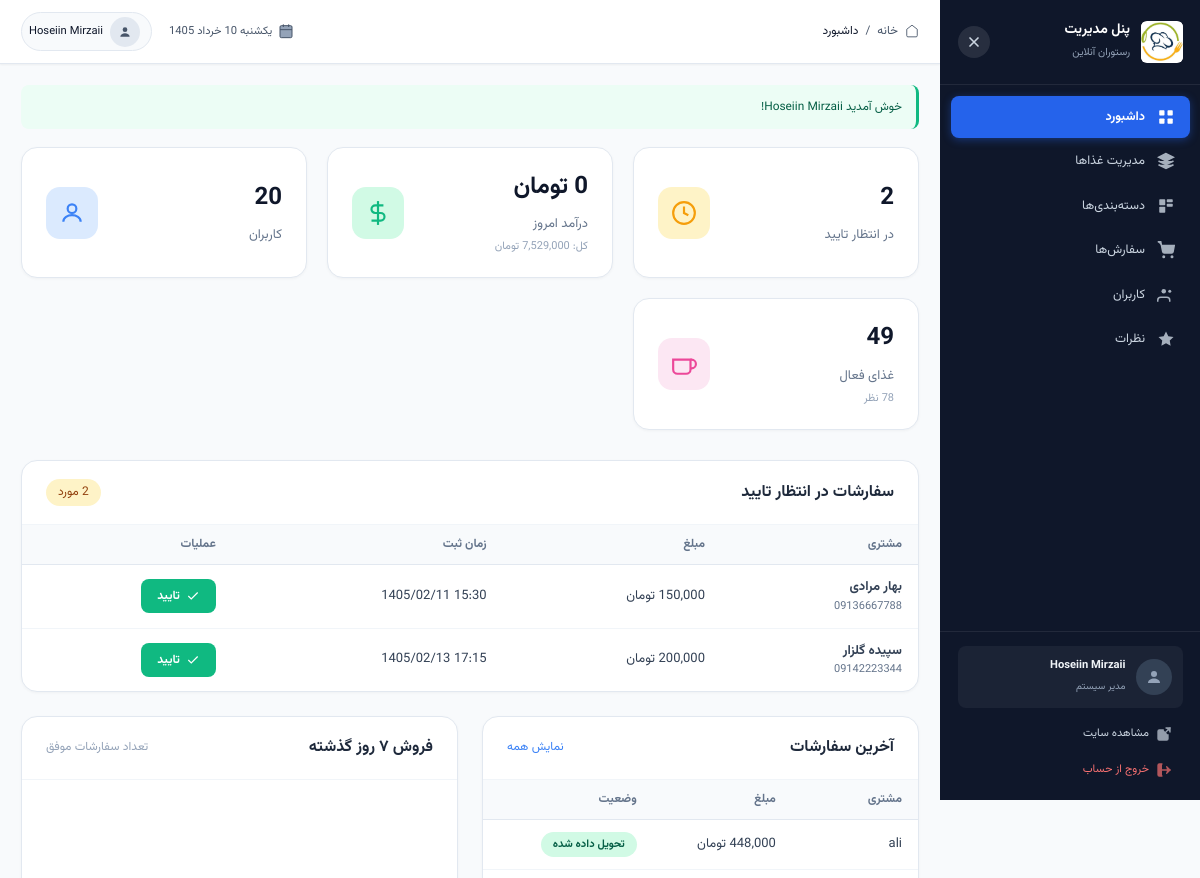
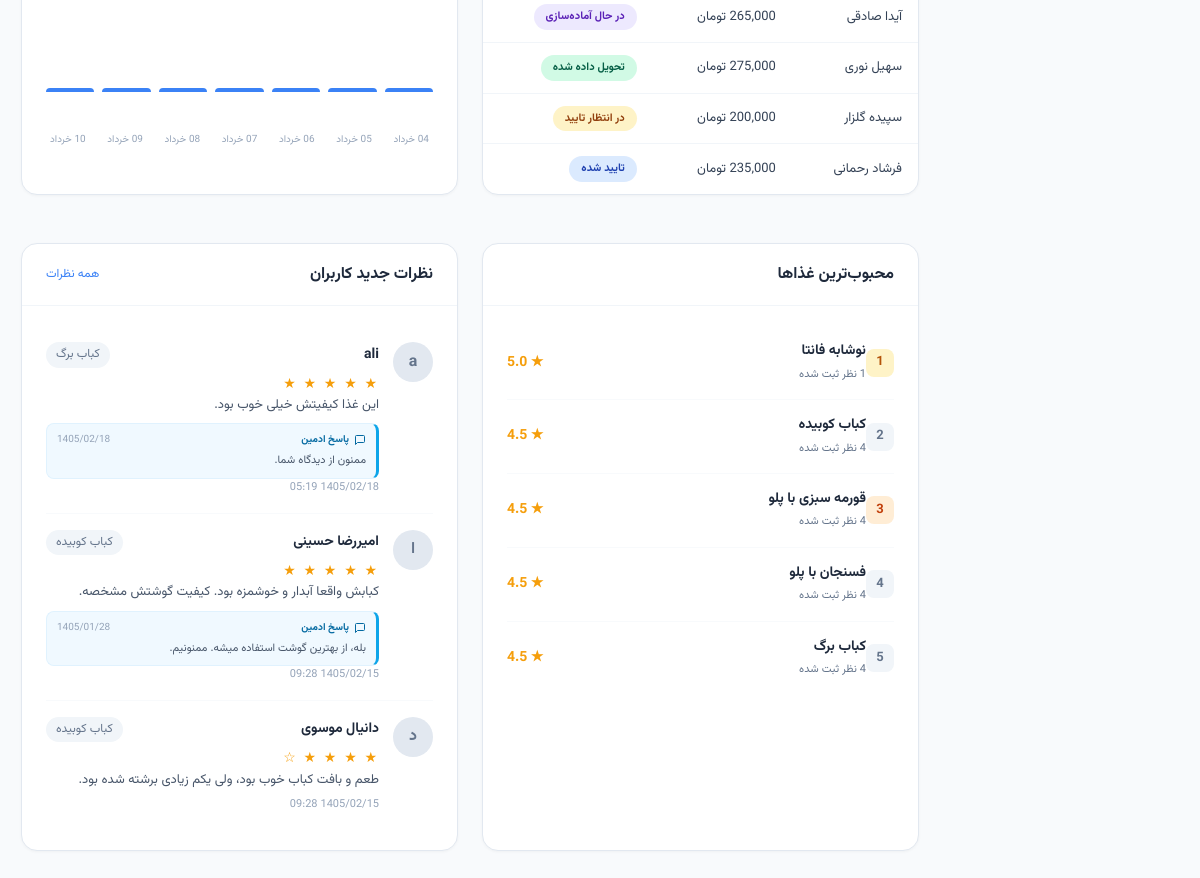
Page /admin/dashboard.php (signed in) on the committed database (2 pictures, top to bottom).
### tables this page shows
CREATE TABLE `orders` (
  `id` int(11) NOT NULL,
  `user_id` int(11) NOT NULL,
  `total_price` decimal(10,2) NOT NULL,
  `status` enum('pending','confirmed','preparing','delivered','cancelled') DEFAULT 'pending',
  `order_date` timestamp NOT NULL DEFAULT current_timestamp()
);

CREATE TABLE `users` (
  `id` int(11) NOT NULL,
  `full_name` varchar(100) NOT NULL,
  `email` varchar(100) NOT NULL,
  `phone` varchar(15) DEFAULT NULL,
  `password` varchar(255) NOT NULL,
  `role` enum('user','admin') DEFAULT 'user',
  `created_at` timestamp NOT NULL DEFAULT current_timestamp()
);

CREATE TABLE `reviews` (
  `id` int(11) NOT NULL,
  `user_id` int(11) NOT NULL,
  `food_id` int(11) NOT NULL,
  `rating` tinyint(4) NOT NULL CHECK (`rating` between 1 and 5),
  `comment` text DEFAULT NULL,
  `admin_reply` text DEFAULT NULL,
  `admin_reply_date` timestamp NULL DEFAULT NULL,
  `replied_by` int(11) DEFAULT NULL,
  `is_approved` tinyint(1) DEFAULT 1,
  `created_at` timestamp NOT NULL DEFAULT current_timestamp()
);

CREATE TABLE `foods` (
  `id` int(11) NOT NULL,
  `category_id` int(11) NOT NULL,
  `name` varchar(100) NOT NULL,
  `description` text DEFAULT NULL,
  `price` decimal(10,2) NOT NULL,
  `image` varchar(255) DEFAULT NULL,
  `is_available` tinyint(1) DEFAULT 1,
  `created_at` timestamp NOT NULL DEFAULT current_timestamp()
);

### admin/dashboard.php (the view, shortened to what the rows shown need)
<?php
require_once '../includes/header_admin.php';
require_once '../includes/functions.php';
$pending_orders_query = "SELECT o.id, o.total_price, o.order_date, u.full_name, u.phone
                        FROM orders o
                        JOIN users u ON o.user_id = u.id
                        WHERE o.status = 'pending'
                        ORDER BY o.order_date ASC LIMIT 5";
$pending_orders_result = mysqli_query($conn, $pending_orders_query);
$recent_orders_query = "SELECT o.id, o.total_price, o.status, o.order_date, u.full_name
                        FROM orders o
                        JOIN users u ON o.user_id = u.id
                        ORDER BY o.order_date DESC LIMIT 5";
$recent_orders_result = mysqli_query($conn, $recent_orders_query);
$latest_reviews_query = "SELECT r.id, r.rating, r.comment, r.created_at, r.admin_reply, r.admin_reply_date,
                        u.full_name, f.name as food_name
                        FROM reviews r
                        JOIN users u ON r.user_id = u.id
                        JOIN foods f ON r.food_id = f.id
                        ORDER BY r.created_at DESC LIMIT 3";
$latest_reviews_result = mysqli_query($conn, $latest_reviews_query);
?>
<link rel="stylesheet" href="../assets/css/admin_dashboard.css">
<div class="card">
    <div class="card-header">
        <h2>سفارشات در انتظار تایید</h2>
    </div>
    <div class="card-body no-padding" style="overflow-x: auto;">
        <?php if (mysqli_num_rows($pending_orders_result) > 0): ?>
            <table class="mini-table">
                <thead>
                    <tr>
                        <th>مشتری</th>
                        <th>مبلغ</th>
                        <th>زمان ثبت</th>
                        <th>عملیات</th>
                    </tr>
                </thead>
                <tbody>
                    <?php while ($order = mysqli_fetch_assoc($pending_orders_result)): ?>
                        <tr>
                            <td>
                                <strong><?php echo htmlspecialchars($order['full_name']); ?></strong>
                                <div style="font-size: 11px; color: #64748b;"><?php echo htmlspecialchars($order['phone']); ?></div>
                            </td>
                            <td><?php echo formatPrice($order['total_price']); ?></td>
                            <td style="white-space: nowrap;"><?php echo toJalali($order['order_date'], 'H:i Y/m/d'); ?></td>
                            <td>
                                <form method="POST" style="display:inline;">
                                    <button type="submit" class="btn-confirm">
                                        <svg viewBox="0 0 24 24" style="fill:none;stroke:currentColor;stroke-width:2;">
                                            <polyline points="20 6 9 17 4 12" />
                                        </svg>
                                        تایید
                                    </button>
                                </form>
                            </td>
                        </tr>
                    <?php endwhile; ?>
                </tbody>
            </table>
        <?php endif; ?>
    </div>
</div>
<div class="double-col">
    <div class="card">
        <div class="card-header">
            <h2>آخرین سفارشات</h2>
        </div>
        <div class="card-body no-padding" style="overflow-x: auto;">
            <table class="mini-table">
                <thead>
                    <tr>
                        <th>مشتری</th>
                        <th>مبلغ</th>
                        <th>وضعیت</th>
                    </tr>
                </thead>
                <tbody>
                    <?php if (mysqli_num_rows($recent_orders_result) > 0): ?>
                        <?php while ($order = mysqli_fetch_assoc($recent_orders_result)):
                            switch ($order['status']) {
                                case 'pending':
                                    $status_badge = 'badge-pending';
                                    $status_text = 'در انتظار تایید';
                                    break;
                                case 'confirmed':
                                    $status_badge = 'badge-confirmed';
                                    $status_text = 'تایید شده';
                                    break;
                                case 'preparing':
                                    $status_badge = 'badge-preparing';
                                    $status_text = 'در حال آماده‌سازی';
                                    break;
                                case 'delivered':
                                    $status_badge = 'badge-delivered';
                                    $status_text = 'تحویل داده شده';
                                    break;
                            }
                        ?>
                            <tr>
                                <td><?php echo htmlspecialchars($order['full_name']); ?></td>
                                <td><?php echo formatPrice($order['total_price']); ?></td>
                                <td><span class="badge <?php echo $status_badge; ?>"><?php echo $status_text; ?></span></td>
                            </tr>
                        <?php endwhile; ?>
                    <?php else: ?>
                        <tr>
                            <td colspan="3" style="text-align: center; padding: 30px;">سفارشی یافت نشد.</td>
                        </tr>
                    <?php endif; ?>
                </tbody>
            </table>
        </div>
    </div>
    <div class="card">
        <div class="card-header">
            <h2>فروش ۷ روز گذشته</h2>
        </div>
    </div>
</div>
<div class="double-col">
    <div class="card">
        <div class="card-header">
            <h2>محبوب‌ترین غذاها</h2>
        </div>
    </div>
    <div class="card">
        <div class="card-header">
            <h2>نظرات جدید کاربران</h2>
        </div>
        <div class="card-body">
            <?php if (mysqli_num_rows($latest_reviews_result) > 0): ?>
                <?php while ($review = mysqli_fetch_assoc($latest_reviews_result)): ?>
                    <div class="review-item">
                        <div class="review-avatar"><?php echo mb_substr($review['full_name'], 0, 1, 'UTF-8'); ?></div>
                        <div class="review-content">
                            <div class="review-header">
                                <span class="review-author"><?php echo htmlspecialchars($review['full_name']); ?></span>
                                <span class="review-food"><?php echo htmlspecialchars($review['food_name']); ?></span>
                            </div>
                            <div class="stars">
                                <?php for ($i = 1; $i <= 5; $i++): ?>
                                    <?php echo $i <= $review['rating'] ? '★' : '☆'; ?>
                                <?php endfor; ?>
                            </div>
                            <?php if (!empty($review['comment'])): ?>
                                <div class="review-text">
                                    <?php echo htmlspecialchars(mb_strlen($review['comment'], 'UTF-8') > 100 ? mb_substr($review['comment'], 0, 100, 'UTF-8') . '...' : $review['comment']); ?>
                                </div>
                            <?php endif; ?>
                            <?php if (!empty($review['admin_reply'])): ?>
                                <div class="admin-reply-mini">
                                    <div class="admin-reply-mini__header">
                                        <svg viewBox="0 0 24 24" xmlns="http://www.w3.org/2000/svg" style="fill:none;stroke:currentColor;stroke-width:2;width:12px;height:12px;">
                                            <path d="M21 15a2 2 0 01-2 2H7l-4 4V5a2 2 0 012-2h14a2 2 0 012 2z" />
                                        </svg>
                                        پاسخ ادمین
                                        <span class="admin-reply-mini__date"><?php echo toJalali($review['admin_reply_date'], 'Y/m/d'); ?></span>
                                    </div>
                                    <p class="admin-reply-mini__text">
                                        <?php echo htmlspecialchars(mb_strlen($review['admin_reply'], 'UTF-8') > 80 ? mb_substr($review['admin_reply'], 0, 80, 'UTF-8') . '...' : $review['admin_reply']); ?>
                                    </p>
                                </div>
                            <?php endif; ?>
                            <div class="review-date"><?php echo toJalali($review['created_at'], 'Y/m/d H:i'); ?></div>
                        </div>
                    </div>
                <?php endwhile; ?>
            <?php else: ?>
                <p style="text-align: center; color: #64748b; padding: 20px;">هنوز نظری ثبت نشده است.</p>
            <?php endif; ?>
        </div>
    </div>
</div>
<?php require_once '../includes/footer_admin.php'; ?>

### rows in the picture
orders: user.full_name "بهار مرادی", user.phone "09136667788", total_price "150,000 تومان", order_date "15:30 1405/02/11"
orders: user.full_name "سپیده گلزار", user.phone "09142223344", total_price "200,000 تومان", order_date "17:15 1405/02/13", status "در انتظار تایید"
orders: user.full_name "ali", total_price "448,000 تومان", status "تحویل داده شده"
orders: user.full_name "آیدا صادقی", total_price "265,000 تومان", status "در حال آماده‌سازی"
orders: user.full_name "سهیل نوری", total_price "275,000 تومان", status "تحویل داده شده"
orders: user.full_name "فرشاد رحمانی", total_price "235,000 تومان", status "تایید شده"
reviews: user.full_name "a", user.full_name "ali", food.name "کباب برگ", rating 5 (drawn), comment "این غذا کیفیتش خیلی خوب بود.", admin_reply_date "1405/02/18", admin_reply "ممنون از دیدگاه شما.", created_at "1405/02/18 05:19"
reviews: user.full_name "ا", user.full_name "امیررضا حسینی", food.name "کباب کوبیده", rating 5 (drawn), comment "کبابش واقعا آبدار و خوشمزه بود. کیفیت گوشتش مشخصه.", admin_reply_date "1405/01/28", admin_reply "بله، از بهترین گوشت استفاده میشه. ممنونیم.", created_at "1405/02/15 09:28"
reviews: user.full_name "د", user.full_name "دانیال موسوی", food.name "کباب کوبیده", rating 4 (drawn), comment "طعم و بافت کباب خوب بود، ولی یکم زیادی برشته شده بود.", created_at "1405/02/15 09:28"

### other values in the picture
$item['title'] "داشبورد"
$item['title'] "مدیریت غذاها"
$item['title'] "دسته‌بندی‌ها"
$item['title'] "سفارش‌ها"
$item['title'] "کاربران"
$item['title'] "نظرات"
$adminName "Hoseiin Mirzaii"
$pageTitle "داشبورد"
$_SESSION['success'] "خوش آمدید Hoseiin Mirzaii!"
$stats['pending_orders'] "2"
formatPrice($stats['today_revenue']) "0 تومان"
formatPrice($stats['total_revenue']) "7,529,000 تومان"
$total_users "20"
$total_foods "49"
jMonthName((int)$parts[1]) "خرداد"
